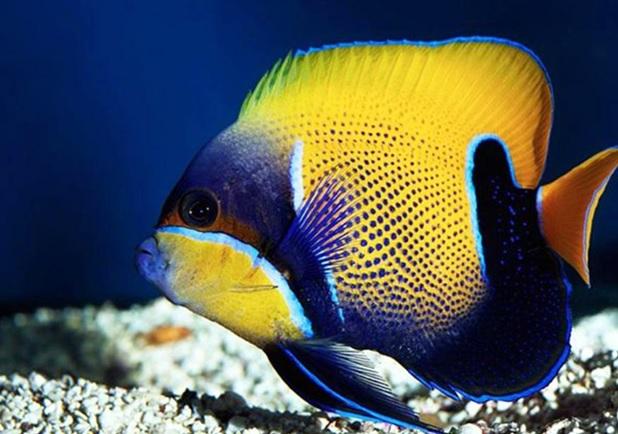
#> input picture PEZCIRUJANO.jpg, 618 x 434 px
$ python img_py3.py
#> lines starting #> are read from the running program, lines starting #| are printed output that depends on the picture
from PIL import Image
import numpy as np
import matplotlib.pyplot as plt

# Abre el archivo de imagen
image = Image.open('PEZCIRUJANO.jpg')
#> image is the input picture: PIL image 618x434 RGB; mean R, G, B 83.7, 89.5, 86

# Convierte la imagen a una matriz de NumPy
image_array = np.array(image)

# Divide la imagen en canales RGB
r, g, b = image.split()
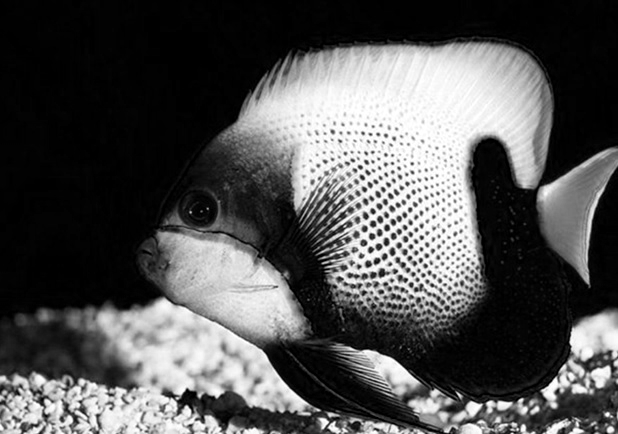
#> r: PIL image 618x434 L; min 0, max 255, mean 83.7
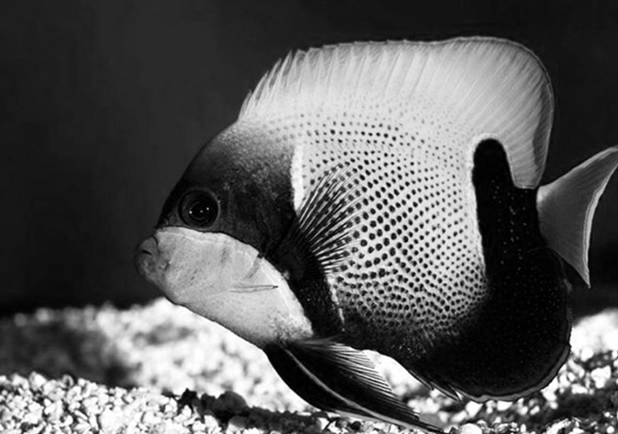
#> g: PIL image 618x434 L; min 0, max 255, mean 89.5
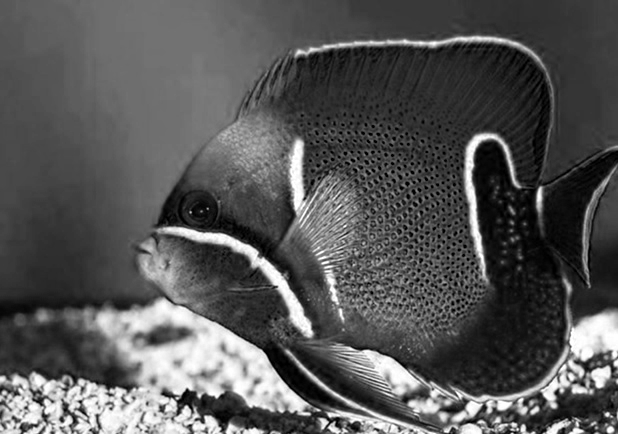
#> b: PIL image 618x434 L; min 0, max 255, mean 86

# Convierte cada canal en una matriz NumPy
r_array = np.array(r)
g_array = np.array(g)
b_array = np.array(b)

# Imprime las matrices de los canales R, G y B
print("R", r_array)
#> (printed output is left out)

# Crea una figura con 2 filas y 2 columnas para mostrar las imágenes
plt.figure(figsize=(12, 8))

# Muestra la imagen original en la primera subtrama
plt.subplot(2, 2, 1)
plt.imshow(image_array)
plt.title('Original Image')
plt.axis('off')

# Muestra el canal rojo en la segunda subtrama
plt.subplot(2, 2, 2)
plt.imshow(r_array, cmap='Reds')
plt.title('Red Channel')
plt.axis('off')

# Muestra el canal verde en la tercera subtrama
plt.subplot(2, 2, 3)
plt.imshow(g_array, cmap='Greens')
plt.title('Green Channel')
plt.axis('off')

# Muestra el canal azul en la cuarta subtrama
plt.subplot(2, 2, 4)
plt.imshow(b_array, cmap='Blues')
plt.title('Blue Channel')
plt.axis('off')

# Muestra la ventana con todas las subtramas
plt.tight_layout()
plt.show()
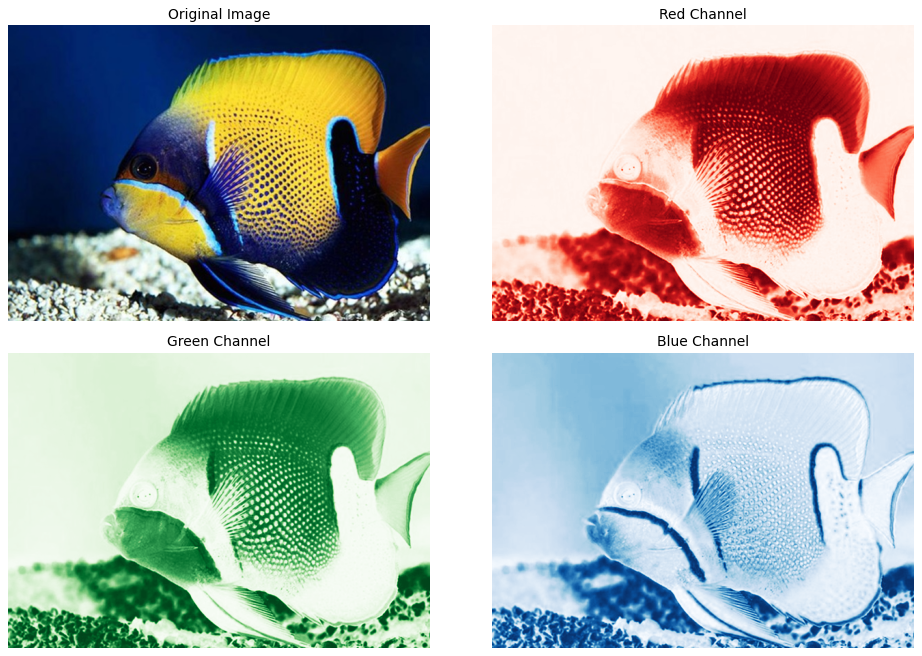
#> figure drawn by matplotlib, 4 panels

# Cierra el archivo de imagen cuando hayas terminado con él (opcional pero recomendado)
image.close()
